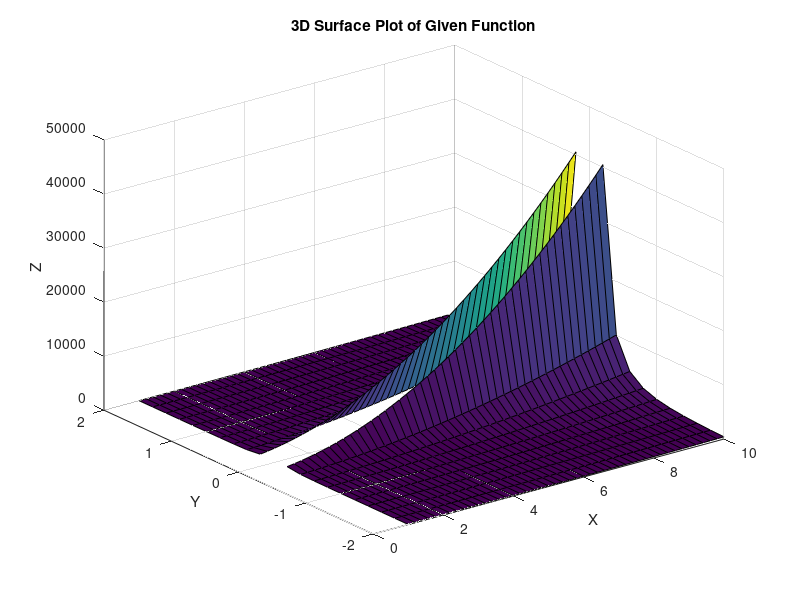
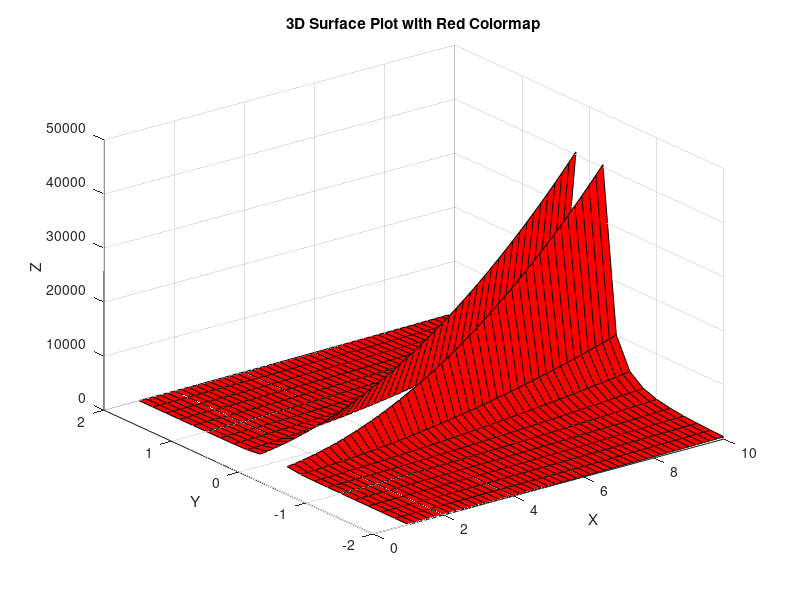
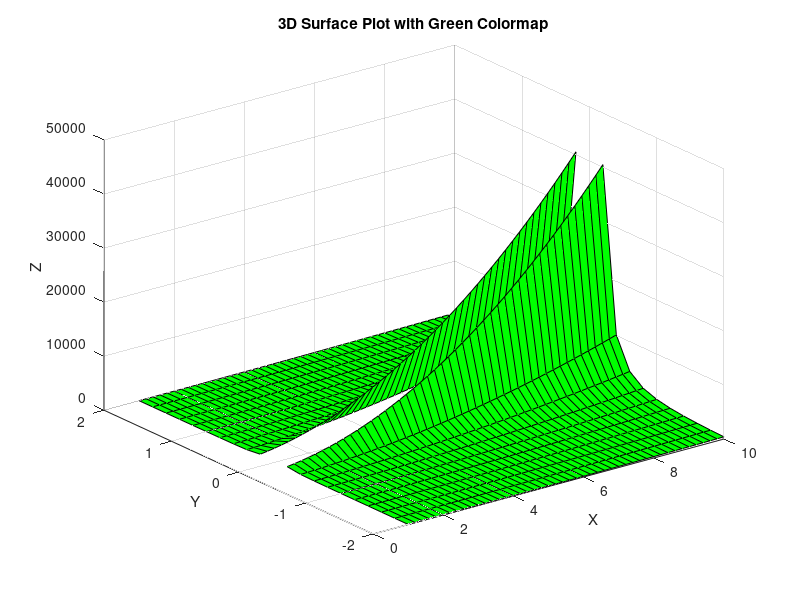
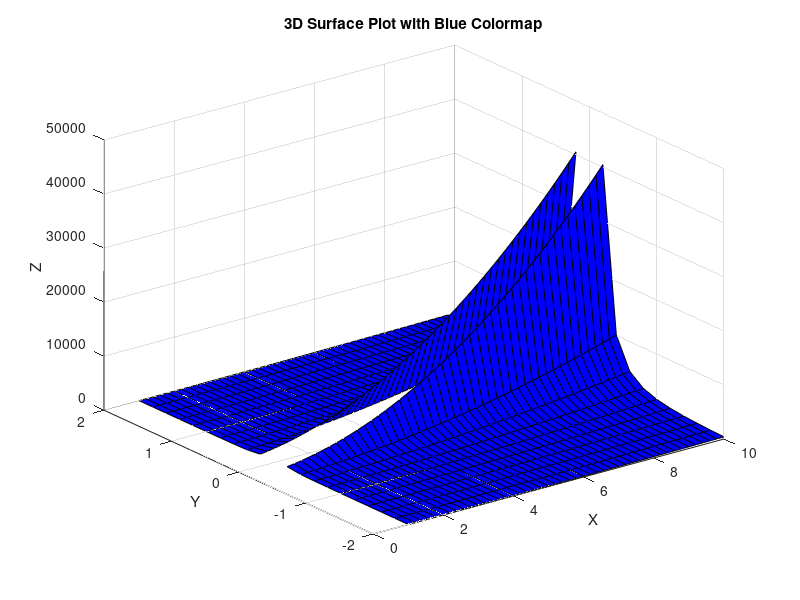

The MATLAB source for these figures, in order:
%% Question 2

% Define variables
x = 1:0.2:10;
y = -2:0.2:2;
[X,Y] = meshgrid(x,y);

% Calculate Z
Z = ((abs(9*X) + 0.2*Y).^2) ./ (5*Y.^2) + log(X./4);

% Create 3D surface plot
figure;
surf(X,Y,Z);

% Add plot title and axis labels
title('3D Surface Plot of Given Function');
xlabel('X');
ylabel('Y');
zlabel('Z');

% Show figure with different colormaps
figure;
surf(X,Y,Z, 'FaceColor', 'red');
title('3D Surface Plot with Red Colormap');
xlabel('X');
ylabel('Y');
zlabel('Z');

figure;
surf(X,Y,Z, 'FaceColor', 'green');
title('3D Surface Plot with Green Colormap');
xlabel('X');
ylabel('Y');
zlabel('Z');

figure;
surf(X,Y,Z, 'FaceColor', 'blue');
title('3D Surface Plot with Blue Colormap');
xlabel('X');
ylabel('Y');
zlabel('Z');

%% USED BECAUSE I USE OCTAVE ON UBUNTU
% pkg load io
% while(waitforbuttonpress()==0) pause(1) end